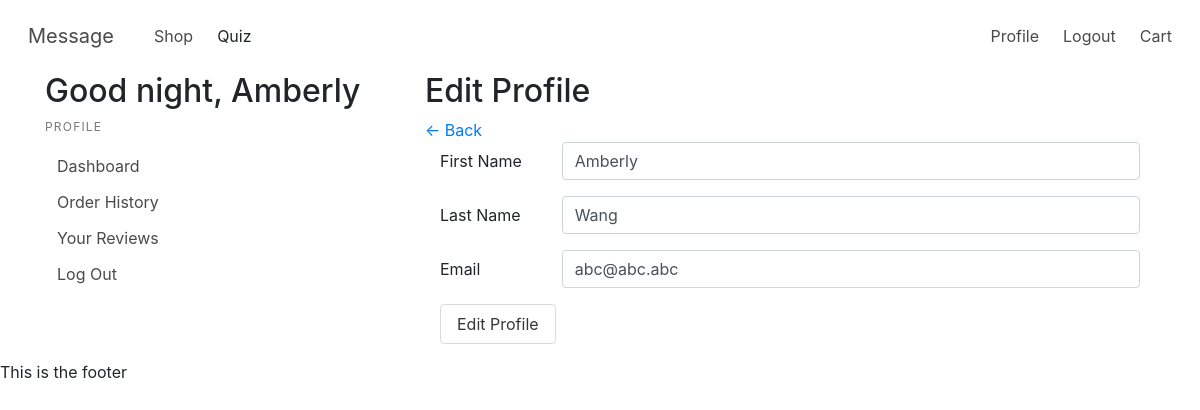
The app's page /profile/edit (signed in) with its own data.
### models.py (models this page shows, shortened)
class User(UserMixin, Model):
    fname = CharField()
    lname = CharField()
    email = CharField(unique=True)
    password = CharField(max_length=100)
    street_address = CharField(default="")
    city = CharField(default="")
    state = CharField(default="")
    postal_code = CharField(default="")
    join_date = DateTimeField(default=datetime.datetime.now())
    class Meta:
        database = DATABASE

### app.py (the view)
@app.route('/profile/edit', methods=["GET", "POST"])
@login_required
def edit_profile():
    user = current_user
    current_hour = datetime.datetime.now().hour
    greeting = time_of_day(current_hour)
    form = forms.EditProfileForm()
    if form.validate_on_submit():
        user.fname=form.fname.data
        user.lname=form.lname.data
        user.email=form.email.data
        user.save()
        return redirect(url_for("profile"))
    return render_template("editProfile.html", form=form, user=user, greeting=greeting)

### forms.py
class EditProfileForm(Form):
    fname = StringField(
        'First Name',
        validators=[
            DataRequired(),
            Regexp(
                r'^[a-zA-Z_]+$',
                message=("Cannot contain numbers or special characters")
            )
        ]
    )
    lname = StringField(
        'Last Name',
        validators=[
            DataRequired(),
            Regexp(
                r'^[a-zA-Z_]+$',
                message=("Cannot contain numbers or special characters")
            )
        ]
    )
    email = StringField(
        'Email',
        validators=[
            DataRequired(),
            Email(),
            email_exists
        ])

### app.py (called while the page is built)
@login_manager.user_loader
def load_user(userid):
    try:
        return models.User.get(models.User.id == userid)
    except models.DoesNotExist:
        return None

@app.before_request
def before_request():
    g.db = models.DATABASE
    g.db.connect()
    g.user = current_user

@app.after_request
def after_request(response):
    g.db.close()
    return response

def time_of_day(hour):
    return (
        "morning" if 5 <= hour <= 11
        else
        "afternoon" if 12 <= hour <= 17
        else
        "evening" if 18 <= hour <= 22
        else
        "night"
    )

### templates/editProfile.html (shortened to what this page needs)
{% extends "profile.html" %}
{% from "macros.html" import field_error %}
{% block profile %}
<h2>Edit Profile</h2>
<a href="/profile">&#8592; Back</a>
<div class="container">
<form method="POST" action="" class="form form-group">
    <div class="form-group row">
        {{form.fname.label(class="col-sm-2 col-form-label")}}
        <div class="col-sm-10">
            {{form.fname(value=user.fname, class="form-control")}}
        </div>
    </div>
    <div class="form-group row">
        {{form.lname.label(class="col-sm-2 col-form-label")}}
        <div class="col-sm-10">
            {{form.lname(value=user.lname, class="form-control")}}
        </div>
    </div>
    <div class="form-group row">
        {{form.email.label(class="col-sm-2 col-form-label")}}
        <div class="col-sm-10">
            {{form.email(value=user.email, class="form-control")}}
        </div>
    </div>
    <button class="button" type="submit">Edit Profile</button>
</form>
</div>
{% endblock %}

### templates/profile.html
{% extends 'layout.html' %}
{% block content %}
<div class="container">
    <div class="row">
        <div class="col-sm-4">
            <h2> Good {{greeting}}, {{user.fname}}</h2>
            <aside class="menu">
                <p class="menu-label">
                    Profile
                </p>
                <ul class="menu-list">
                    <li><a href="{{url_for('profile')}}">Dashboard</a></li>
                    <li><a href="{{url_for('order_history')}}">Order History</a></li>
                    <li><a href="{{url_for('reviews')}}">Your Reviews</a></li>
                    <li><a href="{{url_for('logout')}}">Log Out</a></li>
                </ul>
            </aside>
        </div>
        <div class="col-sm-8">
                {% block profile %}
                {% endblock %}
        </div>
    </div>
</div>
{% endblock %}

### records on screen
User: fname "Amberly", lname "Wang", email "abc@abc.abc"

### other values on screen
{{ greeting }} "night"
